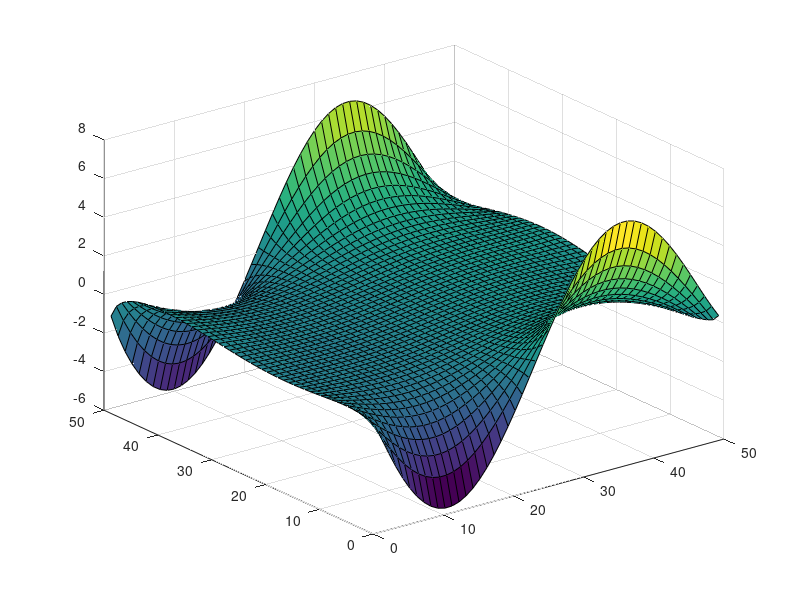

The MATLAB script that drew this image:
x = dlmread("x_value.txt");
y = dlmread("y_value.txt");
z = dlmread("z_value.txt");

a = [ -4.39227 1 0 0 0.372587; 1 -4.39227 1 0 -0.468884;0 1 -4.39227 1 -0.468884; 0 0 1 -4.39227 -1.31035];
rref(a)
surf(x,y,z)

